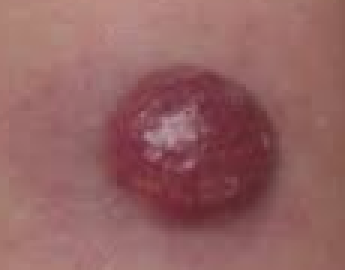
#> input picture dataset/train/train/skin_cancer/skin_cancer_05.jpg, 115 x 90 px, found by its file name (shown 3 times larger)
$ python gurultu_gider.py
#> lines starting #> are read from the running program, lines starting #| are printed output that depends on the picture
### utils.py
import matplotlib.pyplot as plt
import numpy as np
import cv2


# [8 lines left out: function convert_to_grayscale, not called in this run]


def kutu_kernel_olustur(m, n, deger):
    kernel = np.full((m, n), deger)
    return kernel / kernel.sum()


def gauss_kernel_olustur(m, n, sigma, K):
    kernel = np.empty((m, n))

    yarim_m = m // 2
    yarim_n = n // 2
    for s in range(-yarim_m, yarim_m + 1):
        for t in range(-yarim_n, yarim_n + 1):
            r_kare = s ** 2 + t ** 2
            kernel[yarim_m + s, yarim_n + t] = K * np.exp(-(r_kare / (2 * sigma ** 2)))
    return kernel / kernel.sum()


def kernel_olustur(tip, m, n, **kwargs):
    if tip == "kutu":
        return kutu_kernel_olustur(m, n, **kwargs)
    elif tip == "gauss":
        return gauss_kernel_olustur(m, n, **kwargs)
    else:
        raise RuntimeError("Bilinmeyen filtre tipi: {tip}. 'kutu' veya 'gauss' olmali.")


def filtrele(giris, kernel_yada_pencere, yapilacak_islem):
    m, n = kernel_yada_pencere.shape
    yarim_m = m // 2
    yarim_n = n // 2

    sifir_kaplanmis_giris = np.pad(giris, ((yarim_m, yarim_m), (yarim_n, yarim_n)), constant_values=((0, 0), (0, 0)))
    sifir_kaplanmis_giris = sifir_kaplanmis_giris.astype(float)
    M, N = sifir_kaplanmis_giris.shape

    cikis = np.zeros_like(sifir_kaplanmis_giris)
    for satir in range(yarim_m, M - yarim_m):
        for sutun in range(yarim_n, N - yarim_n):
            giris_pencere = sifir_kaplanmis_giris[satir - yarim_m:satir + yarim_m + 1,
                            sutun - yarim_n:sutun + yarim_n + 1]
            cikis[satir, sutun] = yapilacak_islem(giris_pencere, kernel_yada_pencere)
    return cikis.astype(np.uint8)


def korelasyon(giris, kernel):
    yapilacak_islem = lambda giris_pencere, kernel_pencere: (giris_pencere * kernel_pencere).sum()
    return filtrele(giris, kernel, yapilacak_islem)


def konvolusyon(giris, kernel):
    kernel = np.fliplr(kernel)
    kernel = np.flipud(kernel)
    return korelasyon(giris, kernel)


def median_filtreleme(giris, m, n):
    bos_pencere = np.empty((m, n))
    yapilacak_islem = lambda giris_pencere, _: np.median(giris_pencere)
    return filtrele(giris, bos_pencere, yapilacak_islem)

### dataset/gurultu_gider.py
import cv2
import matplotlib.pyplot as plt
import numpy as np

from utils import kernel_olustur, konvolusyon, median_filtreleme

if __name__ == "__main__":
    foto = cv2.imread("./dataset/train/train/skin_cancer/skin_cancer_05.jpg", 0)
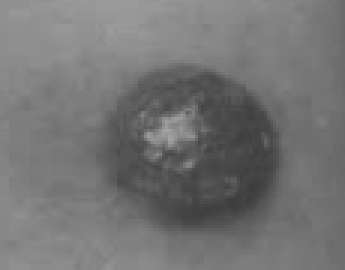
#> foto: shape (90, 115) (shown 3 times larger); min 61, max 165, mean 115.9

    gauss_kernel_sigmalari = [1, 3, 5]

    gauss_cikis_konvolusyon = []
    for sigma in gauss_kernel_sigmalari:
        gauss_kernel = kernel_olustur("gauss", 6 * sigma + 1, 6 * sigma + 1, sigma=sigma, K=1)
        gauss_cikis_konvolusyon.append(konvolusyon(foto, gauss_kernel))
#> this loop made 3 passes
#> pass 2, in filtrele (call 2), `sifir_kaplanmis_giris = np.pad(giris, ((yarim_m, yarim_m), (yarim_n, y..`:
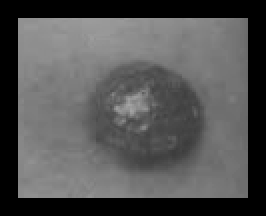
#> sifir_kaplanmis_giris: shape (108, 133) (shown 2 times larger); min 0, max 165, mean 83.5
#> after the loop, gauss_cikis_konvolusyon = 3 items

    median_filtre_boyutlari = [3, 5, 7]
    median_cikis = []
    for m in median_filtre_boyutlari:
        median_cikis.append(median_filtreleme(foto, m, m))
#> this loop made 3 passes
#> pass 1, in filtrele (call 4), `sifir_kaplanmis_giris = np.pad(giris, ((yarim_m, yarim_m), (yarim_n, y..`:
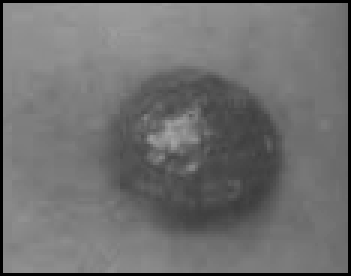
#> sifir_kaplanmis_giris: shape (92, 117) (shown 3 times larger); min 0, max 165, mean 111.4
#> pass 2, in filtrele (call 5), `sifir_kaplanmis_giris = np.pad(giris, ((yarim_m, yarim_m), (yarim_n, y..`:
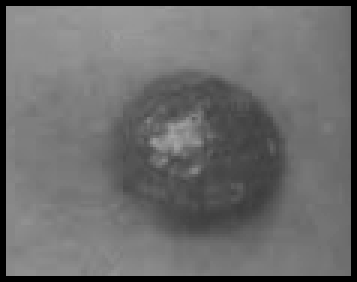
#> sifir_kaplanmis_giris: shape (94, 119) (shown 3 times larger); min 0, max 165, mean 107.2
#> after the loop, median_cikis = 3 items

    gauss_konvolusyon_yanyana = np.hstack([cv2.resize(cikis, (448, 448)) for cikis in [foto, *gauss_cikis_konvolusyon]])
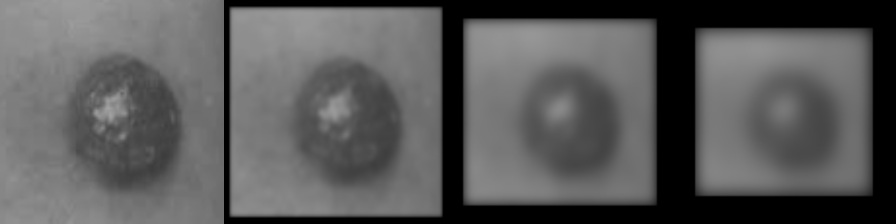
#> gauss_konvolusyon_yanyana: shape (448, 1792) (shown at 1/2 size); min 0, max 164, mean 89.6
    median_yanyana = np.hstack([cv2.resize(cikis, (448, 448)) for cikis in [foto, *median_cikis]])
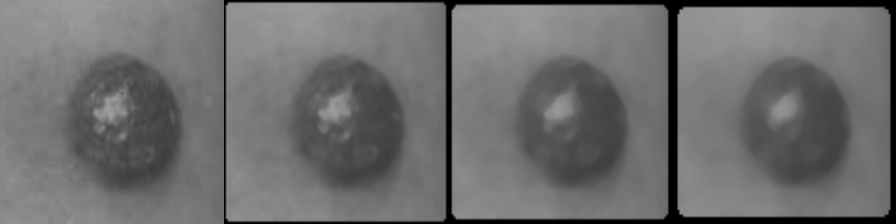
#> median_yanyana: shape (448, 1792) (shown at 1/2 size); min 0, max 164, mean 109.2

    altalta = np.vstack((gauss_konvolusyon_yanyana, median_yanyana))
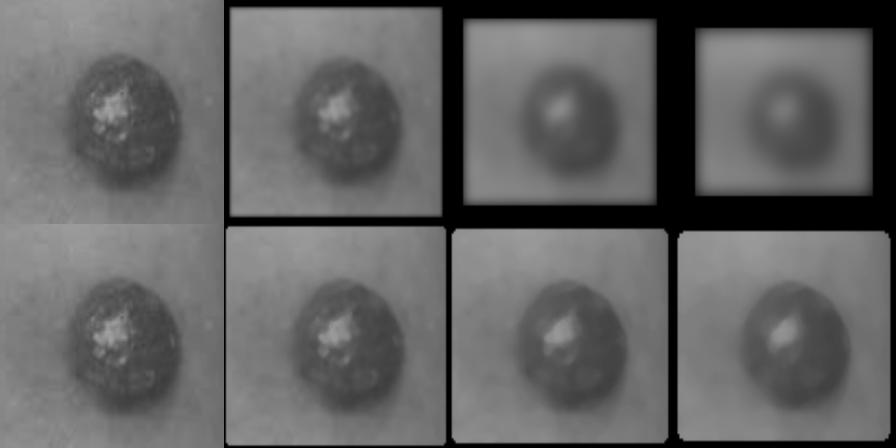
#> altalta: shape (896, 1792) (shown at 1/2 size); min 0, max 164, mean 99.4
    plt.imshow(altalta, cmap="gray")
    plt.show()

$ run again, with dataset/train/train/skin_cancer/skin_cancer_00.jpg copied over dataset/train/train/skin_cancer/skin_cancer_05.jpg
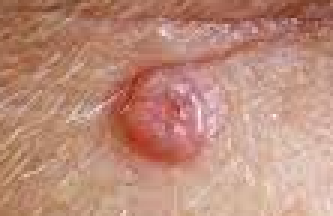
#> input picture dataset/train/train/skin_cancer/skin_cancer_00.jpg, 111 x 72 px, found by its file name (shown 3 times larger)
#> after the loop `for sigma in gauss_kernel_sigmalari:`: gauss_cikis_konvolusyon = 3 items
#> `median_yanyana = np.hstack([cv2.resize(cikis, (448, 448)) for cikis in..`:
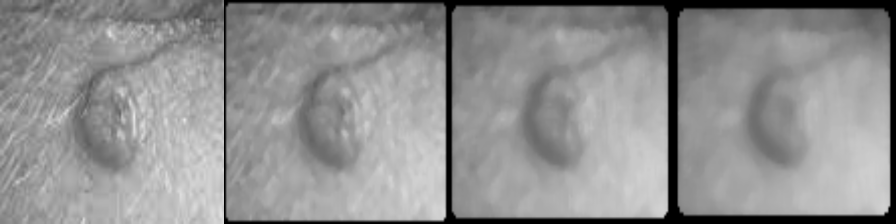
#> median_yanyana: shape (448, 1792) (shown at 1/2 size); min 0, max 239, mean 144.7
#> `altalta = np.vstack((gauss_konvolusyon_yanyana, median_yanyana))`:
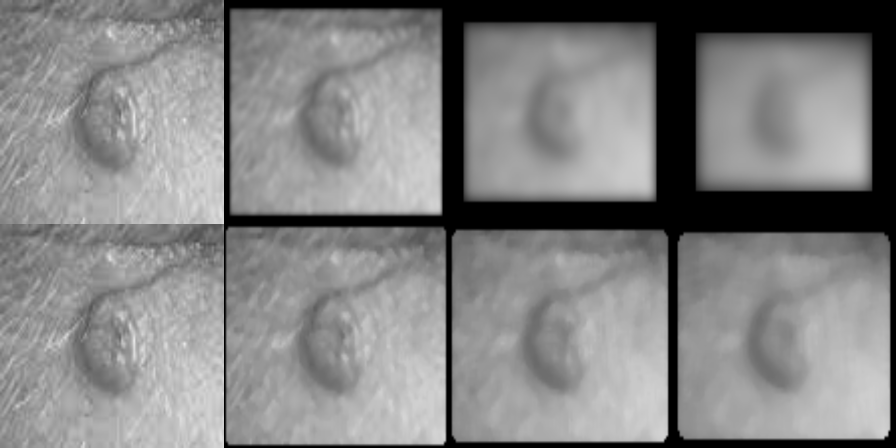
#> altalta: shape (896, 1792) (shown at 1/2 size); min 0, max 239, mean 130.9

$ run again, with dataset/train/train/skin_cancer/skin_cancer_01.jpg copied over dataset/train/train/skin_cancer/skin_cancer_05.jpg
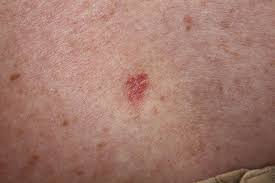
#> input picture dataset/train/train/skin_cancer/skin_cancer_01.jpg, 275 x 183 px, found by its file name
#> after the loop `for sigma in gauss_kernel_sigmalari:`: gauss_cikis_konvolusyon = 3 items
#> `median_yanyana = np.hstack([cv2.resize(cikis, (448, 448)) for cikis in..`:
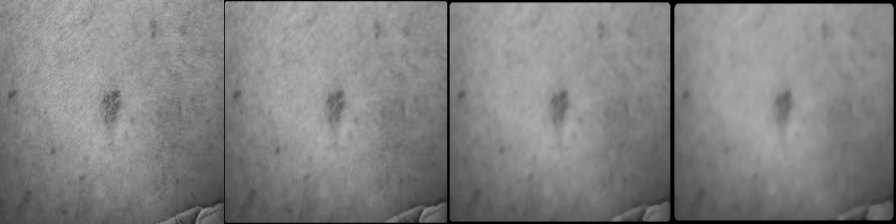
#> median_yanyana: shape (448, 1792) (shown at 1/2 size); min 0, max 194, mean 128.7
#> `altalta = np.vstack((gauss_konvolusyon_yanyana, median_yanyana))`:
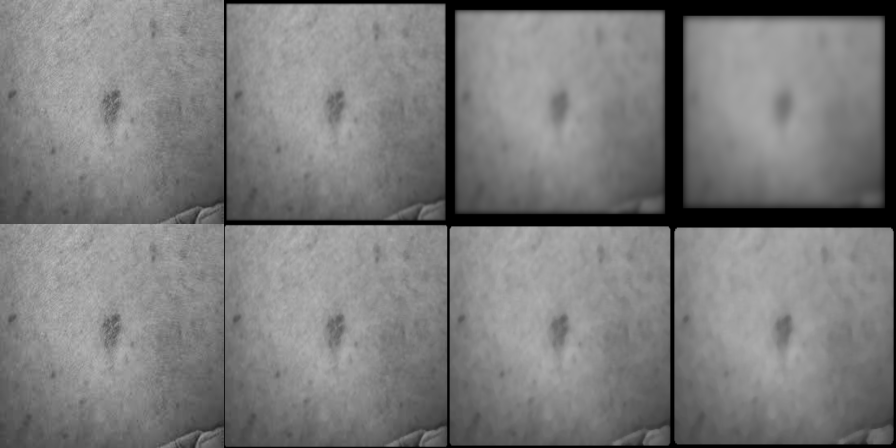
#> altalta: shape (896, 1792) (shown at 1/2 size); min 0, max 194, mean 122.6

$ run again, with dataset/train/train/skin_cancer/skin_cancer_02.jpg copied over dataset/train/train/skin_cancer/skin_cancer_05.jpg
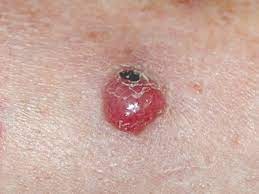
#> input picture dataset/train/train/skin_cancer/skin_cancer_02.jpg, 259 x 194 px, found by its file name
#> after the loop `for sigma in gauss_kernel_sigmalari:`: gauss_cikis_konvolusyon = 3 items
#> `altalta = np.vstack((gauss_konvolusyon_yanyana, median_yanyana))`:
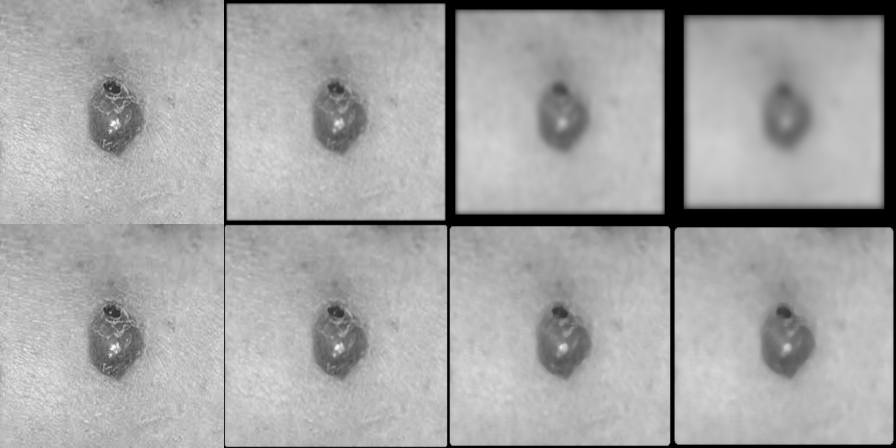
#> altalta: shape (896, 1792) (shown at 1/2 size); min 0, max 255, mean 163.7
